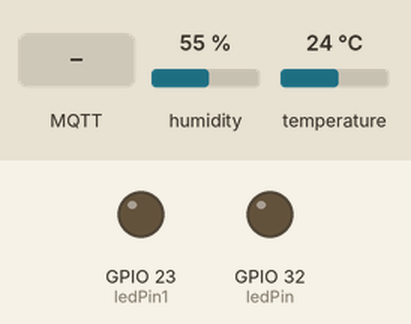
This sketch was run on a simulated ESP32. Shown: output pins drawn as LEDs (lit = HIGH). The test bench sets the inputs (shaded band); at power-on: humidity 55 %, temperature 24 °C. WiFi joins after 1.5 s; servers stay silent unless stated; no MQTT or app messages arrive unless stated; what the sketch prints to the serial monitor is not drawn.

Above: at 2.7 s.
2.8 s: MQTT message "off" arrives on the first subscribed topic
At 3.8 s:
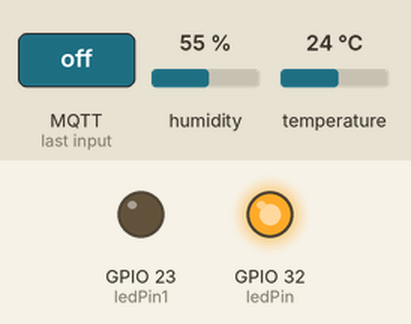
4.3 s: MQTT message "on" arrives on the second subscribed topic
At 4.9 s:
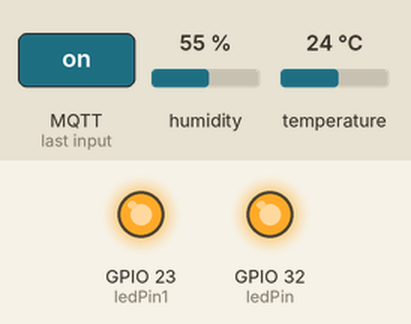
5.8 s: MQTT message "on" arrives on the first subscribed topic
At 7.2 s:
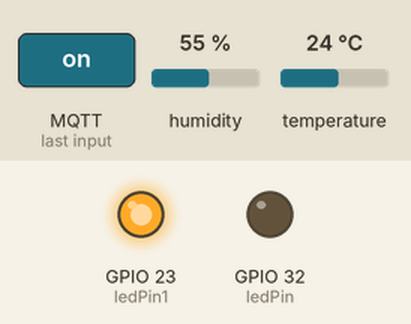
Timing chart, 0 to 8.8 s (numbered marks = the images above; inputs shaded):
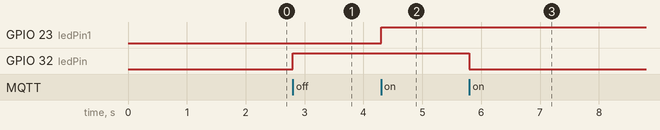

The sketch:

mqtt-app.ino
```cpp
/*
 * Hiển thị thông tin lên MQTT, điều khiển GPIO qua topic.
 * Broker: trang cloudmqtt.com ( đăng kí tài khoản và điền thông tin tài khoản vào code)
 * hien thi len app MQTT Dash
 *
 * Hoặc dùng node-red
 */


#include <WiFi.h>
#include <PubSubClient.h>
#include <DHT.h>

#define DHTPIN 5
#define DHTTYPE DHT21
DHT dht(DHTPIN, DHTTYPE);


#define ssid "CTEKLab"
#define password "12345680*"


#define mqtt_server "m14.cloudmqtt.com"             // Broker: cloudmqtt.com ( nối với app điện thoại: Mqtt Dash
#define mqtt_user "oivukdsj"                        //                                                     nhé cậu  )
#define mqtt_pwd "cWXO3ZZ1L3-v"
const uint16_t mqtt_port = 16099;

/*
#define mqtt_server "broker.mqtt-dashboard.com"     //( Broker này với node-red           ( Broker :mosquitto)
const uint16_t mqtt_port = 1883;                    //                    nhé cậu  )
*/


#define ledPin 32
#define ledPin1 23

WiFiClient espClient;
PubSubClient client(espClient);

long lastMsg = 0;
char msg[50];
int value = 0;

float temp = 0;
float humidity = 0;

void setup() {
  Serial.begin(115200);
  pinMode(ledPin, OUTPUT);
  pinMode(ledPin1, OUTPUT);
  setup_wifi();
client.setServer(mqtt_server, mqtt_port);
  client.setCallback(callback);
}

void setup_wifi() {
  delay(10);
  Serial.println();
  Serial.print("Connecting to ");
  Serial.println(ssid);
  WiFi.begin(ssid, password);
  while (WiFi.status() != WL_CONNECTED) {
    delay(500);
    Serial.print(".");
  }
  Serial.println("");
  Serial.println("WiFi connected");
  Serial.println("IP address: ");
  Serial.println(WiFi.localIP());
}

void callback(char* topic, byte* message, unsigned int length) {
  Serial.print("Topic  : ");
  Serial.print(topic);
  Serial.print(". Message: ");
  String messageTemp;

  for (int i = 0; i < length; i++) {
    Serial.print((char)message[i]);
    messageTemp += (char)message[i];
  }
  Serial.println();


 if (String(topic) == "room/lamp") {
    Serial.print("Topic ");
    if(messageTemp == "on"){
      Serial.println("on");
      digitalWrite(ledPin, LOW);
    }
    else if(messageTemp == "off"){
      Serial.println("off");
      digitalWrite(ledPin, HIGH);
    }
  }
 if (String(topic) == "room/fan") {
    Serial.print("Topic  ");
    if(messageTemp == "on"){
      Serial.println("on");
      digitalWrite(ledPin1, HIGH);
    }
    else if(messageTemp == "off"){
      Serial.println("off");
      digitalWrite(ledPin1, LOW);
    }
  }


}

void reconnect() {

  while (!client.connected()) {
    Serial.print("Attempting MQTT connection...");

      if (client.connect("ESP8266Client",mqtt_user, mqtt_pwd)) {                 // Dùng dòng này với Broker :Cloudmqtt.com
  //  if (client.connect("ESPClient")) {                                         // Dùng dong này với Broker : mosquitto

     Serial.println("connected");

     client.subscribe("room/lamp");
     client.subscribe("room/fan");

    } else {
      Serial.print("failed, rc=");
      Serial.print(client.state());
      Serial.println(" try again in 5 seconds");
      // Đợi 5s
      delay(5000);
    }
  }
}
void loop() {
  if (!client.connected()) {
    reconnect();
  }
  client.loop();

  long now = millis();
  if (now - lastMsg > 5000) {
    lastMsg = now;


temp = dht.readTemperature();
    char tempString[8];
    dtostrf(temp, 1, 2, tempString);
    Serial.print("Temperature: ");
    Serial.println(tempString);
   client.publish("room/temperature", tempString);


humidity = dht.readHumidity();
    char humString[8];
    dtostrf(humidity, 1, 2, humString);
    Serial.print("Humidity: ");
    Serial.println(humString);
    client.publish("room/humidity", humString);


  }
}
```

Measured:
- after the input at 2.8 s, GPIO 32 (ledPin): LOW → HIGH at once
- after the input at 4.3 s, GPIO 23 (ledPin1): LOW → HIGH at once
- after the input at 5.8 s, GPIO 32 (ledPin): HIGH → LOW at once
